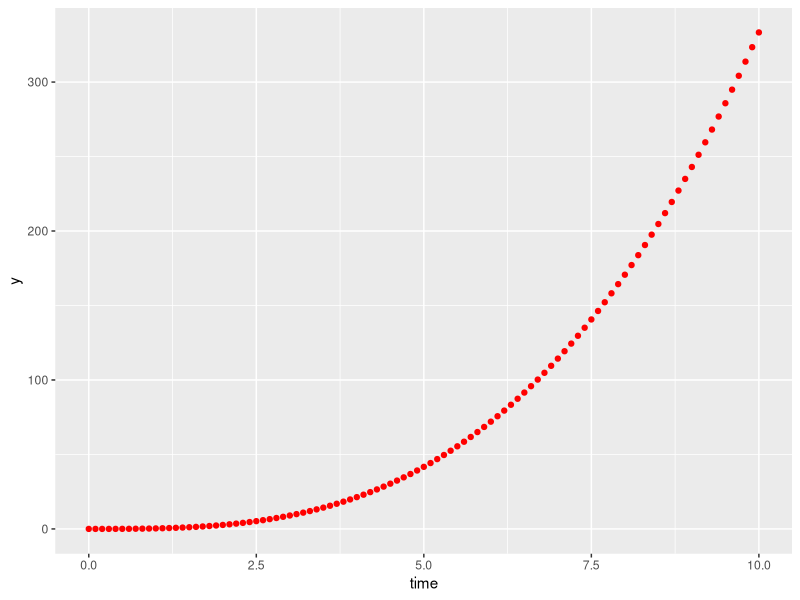
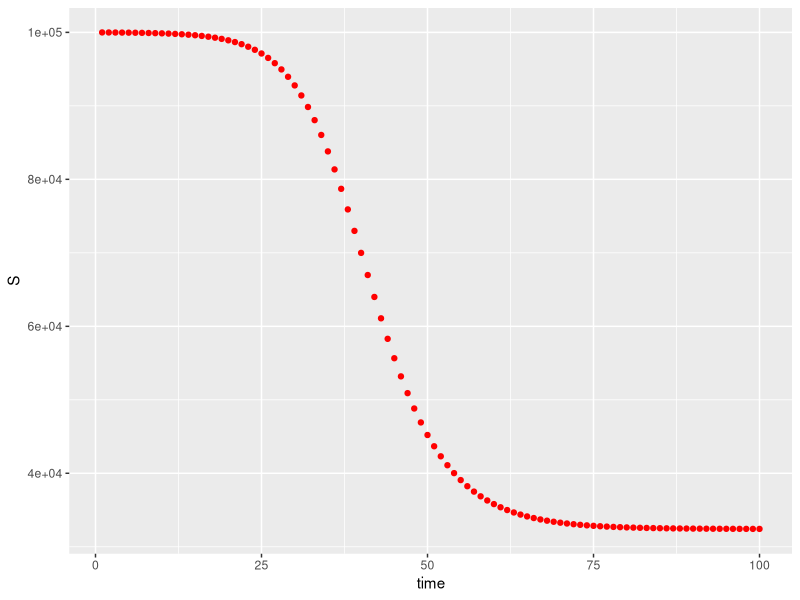
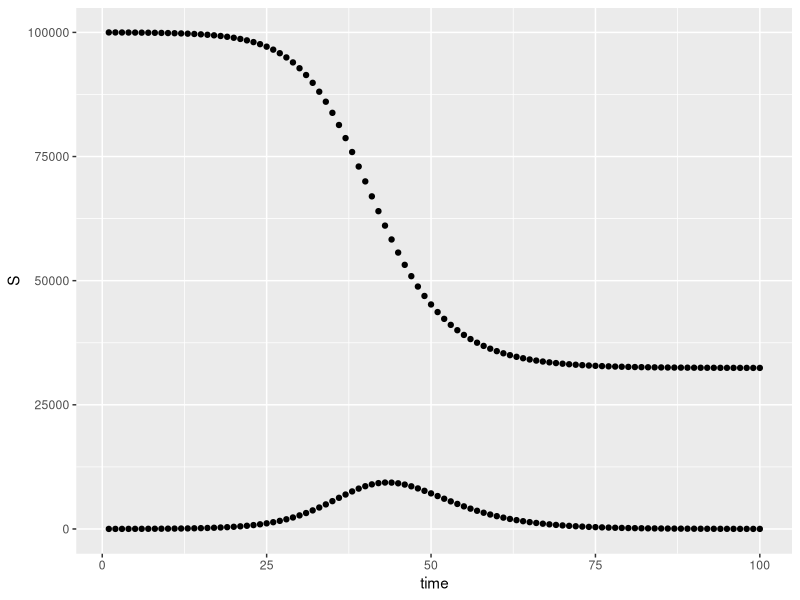
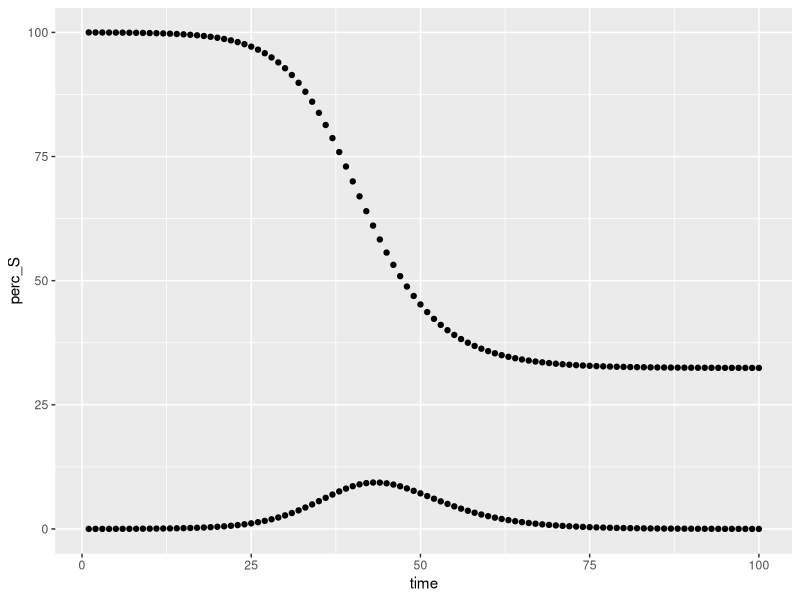

Source code (R) for these figures, in order:
## ---- chunk 1
library(deSolve)
library(tidyverse)
## ---- chunk 2
#simple ODE (Ordinary Differential Equations)
#don't put dx
exfunc_1 = function(x, y, parms){
  dy = x^2
  list(dy)
}

#doing the integration
xs = seq(0, 10, by = 0.1)
state = c(y = 0)
out = ode(y = state, times = xs, func = exfunc_1, parms = NULL)

y_true = 1/3*xs^3

#check if the ode is working
#need to turn out into a data frame
out = as.data.frame(out)

out %>% 
  ggplot(aes(x = time, y = y)) +
  geom_point(color = "red")
## ---- chunk 3
head(out, 3)
tail(out, 6)
## ---- chunk 4
out[, 2]
out[, "y"]

out[3,]

out[3, 2]

out[out[,'time']==3, ]
out[out[,'time'] >=3 & out[,'time'] < 4, ] 
out[out[,'y'] > 10 & out[,'y'] < 11, ]  # get value within a specific range

## ---- chunk 5
#Step 1: code SIR Model

SIR = function(t, state, parameters){
  with(as.list(c(state, parameters)),{
    #rate of change
    dS = -beta*S*I/N;
    dI = beta*S*I/N - gamma*I;
    
    #optional: also compute the cumulative number of infection
    dcumI = beta*S*I/N
    
    #return the rate of change
    
    list(c(dS, dI, dcumI))
  })
}
## ---- chunk 6
#Step 2: specify initial conditions/parameters

N = 1e5; #population size
I0 = 10; #initial Number of Infectious people
S0 = N-I0; #initial number of Susceptible people
state = c(S = S0, I = I0, cumI = I0); #store the inital conditions S and I together
parameters = c(beta = 0.5, gamma = 0.3); #store the model parameters, unit: per day

times = seq(1, 100, by = 1) # set simulation time steps: 1 to 100 days here
## ---- chunk 7
#Step 3: call the ode function to generate simulation

sim = ode(y = state, times = times, func = SIR, parms = parameters)

sim_df = as.data.frame(sim)

sim_df %>% 
  ggplot(aes(x = time, y = S)) +
  geom_point(color = "red")
## ---- chunk 8
#Part 1:
#LQ1: Based on the simulation, how many people are susceptible on Day 50? How many people are susceptible at the end of the simulation?

sim[sim[,'time']==50]

colnames(sim)

#45209 people are susceptible on Day 50

tail(sim, 1)

#32431 people are susceptible on Day 100 (end of simulation)
## ---- chunk 9
#LQ2: Based on the sim, how many people are infectious on Day 50? How many people are infectious at the end of the simulation?

#7165 people are infectious on Day 50

#12 people are infectious at the end of the simulation

## ---- chunk 10
#LQ3: Based on the sim, how many people have been infected by Day 50? How many people have been infected by the end of the simulation?

#54791 people are infected by Day 50

#67569 people are infected by the end of the simulation

## ---- chunk 11
#LQ4: Plot the outputs I and S for each day during the simulated time period

sim_df %>% 
  ggplot(aes(x = time, y = S)) +
  geom_point() +
  geom_point(aes(x = time, y = I)) 
## ---- chunk 12
#Part 2: Convert simulation numbers to fraction relative to population size

#LQ5: Based on sim, what is the population susceptibility (%S) at the end of the sim? What percentage of the pop are infectious at the end of the sim? Percentage of pop infected by end of sim?

sim_df_perc =
  sim_df %>% 
   mutate(
     perc_S = sim[,"S"]/N * 100,
      perc_I = sim[,"I"]/N * 100,
      perc_cumI = sim[,"cumI"]/N * 100
)

tail(sim_df_perc, 1)

#perc_S at end of sim is 32.4%
#perc_I at end of sim is 0.01%
#perc_cumI at end of sim is 67.6%
## ---- chunk 13
#LQ6: Plot outputs %I and %S for each day during simulated time period

sim_df_perc %>% 
  ggplot(aes(x = time, y = perc_S)) +
  geom_point() +
  geom_point(aes(x = time, y = perc_I))

## ---- chunk 14
#Part 3: Simple Analyses of model outputs

#Aggregate the simulated daily outputs to weekly outputs

#Model code to aggregate simulated daily outputs to weekly outputs

num_week = ceiling(length(times) / 7)
tmstep = 7
out_weekly = matrix(0, num_week, ncol(sim))

out_weekly_df = as.data.frame(out_weekly)

out_weekly_df %>% 
  rename(week = V1,
         num_S = V2,
         num_I = V3,
         num_new_I = V4)

out_weekly_df[, "num_S"] = c(S0,
                             sim[seq(4, length.out = num_week - 1, by = tmstep),
                                 'S'])
